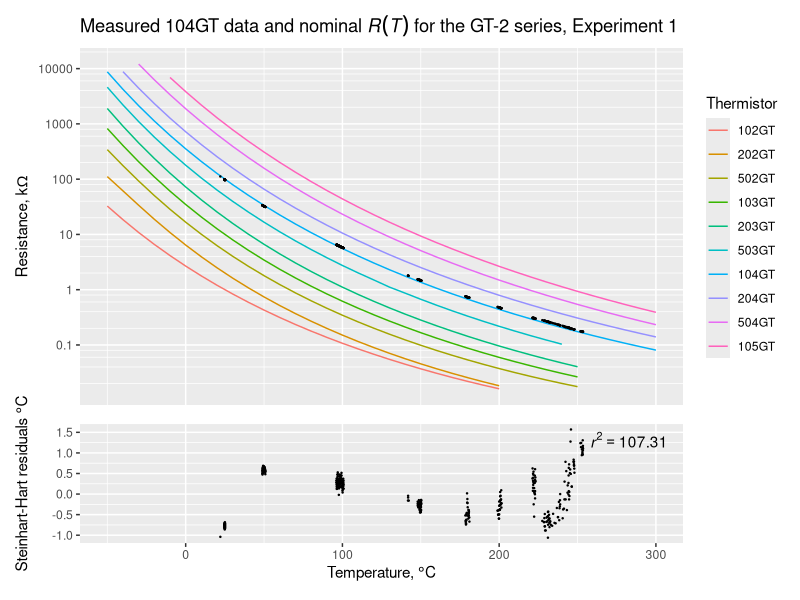

The R script that drew this image:
library(reshape2)
library(ggplot2)
library(patchwork)  ##devtools::install_github('thomasp85/patchwork')

m1 <- read.table('104GT-measurements.1.tab')
names(m1) = c('T', 'R')

d <- read.table('gt-2-glass-thermistors.tab', header = TRUE)
md <- melt(d, id.vars = 'T')
names(md) <- c('T', 'Thermistor', 'Resistance')
levels(md$Thermistor) <- sub('X', '', levels(md$Thermistor)) # get rid of the 'X' inserted by melt()

# If measurement columns (m1) were swapped, I could have called this function:
# abc <- ThermistorSteinhartHartCoeffFromMeasurements(transform(m1[c(1, 100, 396), ], R = R * 1000)) # ℃, Ω
#
# Instead, I have copied the code from library(thermocouple) and swapped column indices (,1 and ,2)
# in all references to m3p.
#
m3p <- transform(m1[c(1, 20, 38), ], R = R * 1000)  # pick any three data points and convert kΩ to Ω
b <- 1/(m3p[,1] + 273.15 ) # convert the row of Celsius temperatures to Kelvin
b <- cbind(b)              # make it a column
a <- matrix(c(
  1, log(m3p[1,2]), log(m3p[1,2])^3,
  1, log(m3p[2,2]), log(m3p[2,2])^3,
  1, log(m3p[3,2]), log(m3p[3,2])^3
), 3, 3, byrow = TRUE)
x <- solve(a, b)
abc <- list(A = x[1], B = x[2], C = x[3])
write(sprintf('Steinthart-Hart coefficients, 3-point estimation:                  A = %12.10f, B = %12.10f, C = %12.10f', abc$A, abc$B, abc$C), stderr())


tm <- transform(m1, T = T + 273.15, R = R * 1000) # transformed measurements
sh <- nls(T ~ 1 / (A + B * log(R) + C * log(R) ^ 3), data = tm, start = abc) # K, Ω
r2 <- sh$m$deviance()
write(sprintf('Steinthart-Hart coefficients, NLS fit to data:                     A = %12.10f, B = %12.10f, C = %12.10f', coef(summary(sh))[1,1], coef(summary(sh))[2,1], coef(summary(sh))[3,1]), stderr())

residuals <- data.frame(cbind(tm[,1] - 273.15, predict(sh) - tm[,1]))
names(residuals) <- c('T', 'ΔT')

postscript(file='', command='cat', paper='special', onefile=F, horizontal=F, width=12, height=9, pointsize=8)

breaks <- 10**(1:7) / 100
minor_breaks <- rep(seq(2, 8, by = 2), 21) * (10 ^ rep(seq(-10, 10, by = 1), each = 4))

plot1 <- ggplot() +
  geom_line(data = md, aes(T, Resistance, col=Thermistor), na.rm = TRUE) +
  geom_point(data = m1, mapping = aes(x = T, y = R), size = 0.2) +
  scale_y_log10(breaks = breaks, minor_breaks = minor_breaks, labels = c('0.1', '1', '10', '100', '1000', '10000', '100000'), name = bquote(paste('Resistance, k', Omega))) +
  xlim(range(md$T)) +
  ggtitle(bquote(paste('Measured 104GT data and nominal ', italic(R(T)), ' for the GT-2 series, Experiment 1'))) +
  theme(axis.title.x=element_blank(), axis.text.x=element_blank(), axis.ticks.x=element_blank())

plot2 <- ggplot() +
  geom_point(data = residuals, mapping = aes(x = T, y = ΔT), size = 0.2) +
  scale_y_continuous(breaks = -1.5 + 0.5 * (1:7), name = bquote(paste('Steinhart-Hart residuals ', degree * C))) +
  xlab(expression('Temperature, ' * degree * C)) +
  xlim(range(md$T)) +
  annotate(geom="text", x = Inf, y = Inf, hjust = 1.2, vjust = 1.5, label = paste0('italic(r)^{2}==', sprintf('%.2f', r2)), parse = TRUE)

plot1 + plot2 + plot_layout(ncol = 1, heights = c(3, 1))
